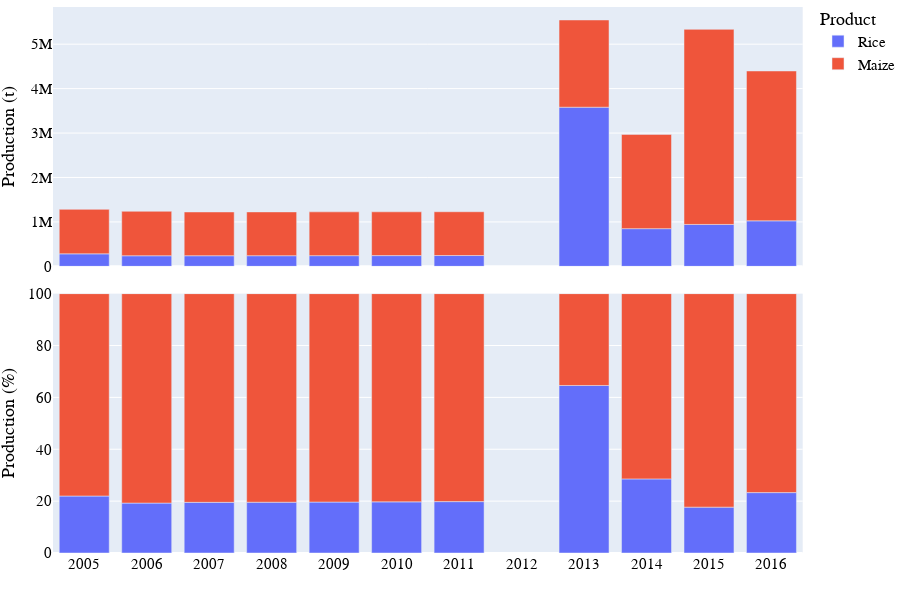

Notebook code cell kept with this figure:
### Markdown cell above
## Visualization of production data

### Code cell
# Bar chart of national grain production
country_iso, country_name = 'CD', 'Congo, The Democratic Republic of the'
df = pd.read_hdf('../data/crop/adm_crop_production_%s.hdf' % country_iso)
df = df[df['gscd_code']=='calibrated']; df['year'] = df['harvest_year']
year = [df['year'].min(), df['year'].max()]
product_order = ['Rice','Maize']
for season_name in ['Main']:
    footnote = 'National grain production in %s - %s' % (country_name, season_name)
    fn_save = '../figures/%s_bar_natgrainprod_%s.png' % (country_iso, season_name)
    sub = df[df['season_name'] == season_name]
    fig = PlotBarProduction(sub, year, product_order, footnote, fn_save)
    fig.show()

### Figure 1 — Plotly figure (JSON) as saved in the notebook; plotly's stock layout.template omitted (floating-point values rounded to 4 significant figures)
{"data": [{"alignmentgroup": "True", "hovertemplate": "product=Rice<br>season_name=Main<br>type=orig_unit<br>year=%{x}<br>value=%{y}<extra></extra>", "legendgroup": "Rice", "marker": {"color": "#636efa", "pattern": {"shape": ""}}, "name": "Rice", "offsetgroup": "Rice", "orientation": "v", "showlegend": true, "textposition": "auto", "type": "bar", "x": [2005, 2006, 2007, 2008, 2009, 2010, 2011, 2013, 2014, 2015, 2016], "xaxis": "x2", "y": [281672, 238482, 239079, 239823, 240758, 241947, 243472, 3581542, 848500.0, 943300.0, 1024000.0], "yaxis": "y2"}, {"alignmentgroup": "True", "hovertemplate": "product=Rice<br>season_name=Main<br>type=percent<br>year=%{x}<br>value=%{y}<extra></extra>", "legendgroup": "Rice", "marker": {"color": "#636efa", "pattern": {"shape": ""}}, "name": "Rice", "offsetgroup": "Rice", "orientation": "v", "showlegend": false, "textposition": "auto", "type": "bar", "x": [2005, 2006, 2007, 2008, 2009, 2010, 2011, 2013, 2014, 2015, 2016], "xaxis": "x", "y": [21.97, 19.24, 19.53, 19.58, 19.64, 19.71, 19.81, 64.59, 28.57, 17.69, 23.29], "yaxis": "y"}, {"alignmentgroup": "True", "hovertemplate": "product=Maize<br>season_name=Main<br>type=orig_unit<br>year=%{x}<br>value=%{y}<extra></extra>", "legendgroup": "Maize", "marker": {"color": "#EF553B", "pattern": {"shape": ""}}, "name": "Maize", "offsetgroup": "Maize", "orientation": "v", "showlegend": true, "textposition": "auto", "type": "bar", "x": [2005, 2006, 2007, 2008, 2009, 2010, 2011, 2013, 2014, 2015, 2016], "xaxis": "x2", "y": [1000652, 1000763, 985030, 985139, 985250, 985361, 985473, 1963000.0, 2121601, 4390000.0, 3373000.0], "yaxis": "y2"}, {"alignmentgroup": "True", "hovertemplate": "product=Maize<br>season_name=Main<br>type=percent<br>year=%{x}<br>value=%{y}<extra></extra>", "legendgroup": "Maize", "marker": {"color": "#EF553B", "pattern": {"shape": ""}}, "name": "Maize", "offsetgroup": "Maize", "orientation": "v", "showlegend": false, "textposition": "auto", "type": "bar", "x": [2005, 2006, 2007, 2008, 2009, 2010, 2011, 2013, 2014, 2015, 2016], "xaxis": "x", "y": [78.03, 80.76, 80.47, 80.42, 80.36, 80.29, 80.19, 35.41, 71.43, 82.31, 76.71], "yaxis": "y"}], "layout": {"annotations": [{"showarrow": false, "text": "", "textangle": 90, "x": 0.98, "xanchor": "left", "xref": "paper", "y": 0.2375, "yanchor": "middle", "yref": "paper"}, {"showarrow": false, "text": "", "textangle": 90, "x": 0.98, "xanchor": "left", "xref": "paper", "y": 0.7625, "yanchor": "middle", "yref": "paper"}, {"align": "left", "font": {"color": "dimgrey", "family": "arial", "size": 15}, "showarrow": false, "text": "National grain production in Congo, The Democratic Republic of the - Main", "x": 0, "xref": "paper", "y": -0.13, "yref": "paper"}], "barmode": "relative", "font": {"color": "black", "family": "arial", "size": 15}, "height": 600, "legend": {"title": {"text": "Product"}, "tracegroupgap": 0, "x": 1, "y": 1.01}, "margin": {"b": 0, "l": 0, "r": 0, "t": 0}, "width": 900, "xaxis": {"anchor": "y", "domain": [0, 0.98], "dtick": 1, "range": [2004.0, 2016.0], "title": {"text": ""}}, "xaxis2": {"anchor": "y2", "domain": [0, 0.98], "matches": "x", "showticklabels": false}, "yaxis": {"anchor": "x", "domain": [0, 0.475], "range": [0, 100], "title": {"text": "Production (%)"}}, "yaxis2": {"anchor": "x2", "domain": [0.525, 1], "title": {"text": "Production (t)"}}}}
